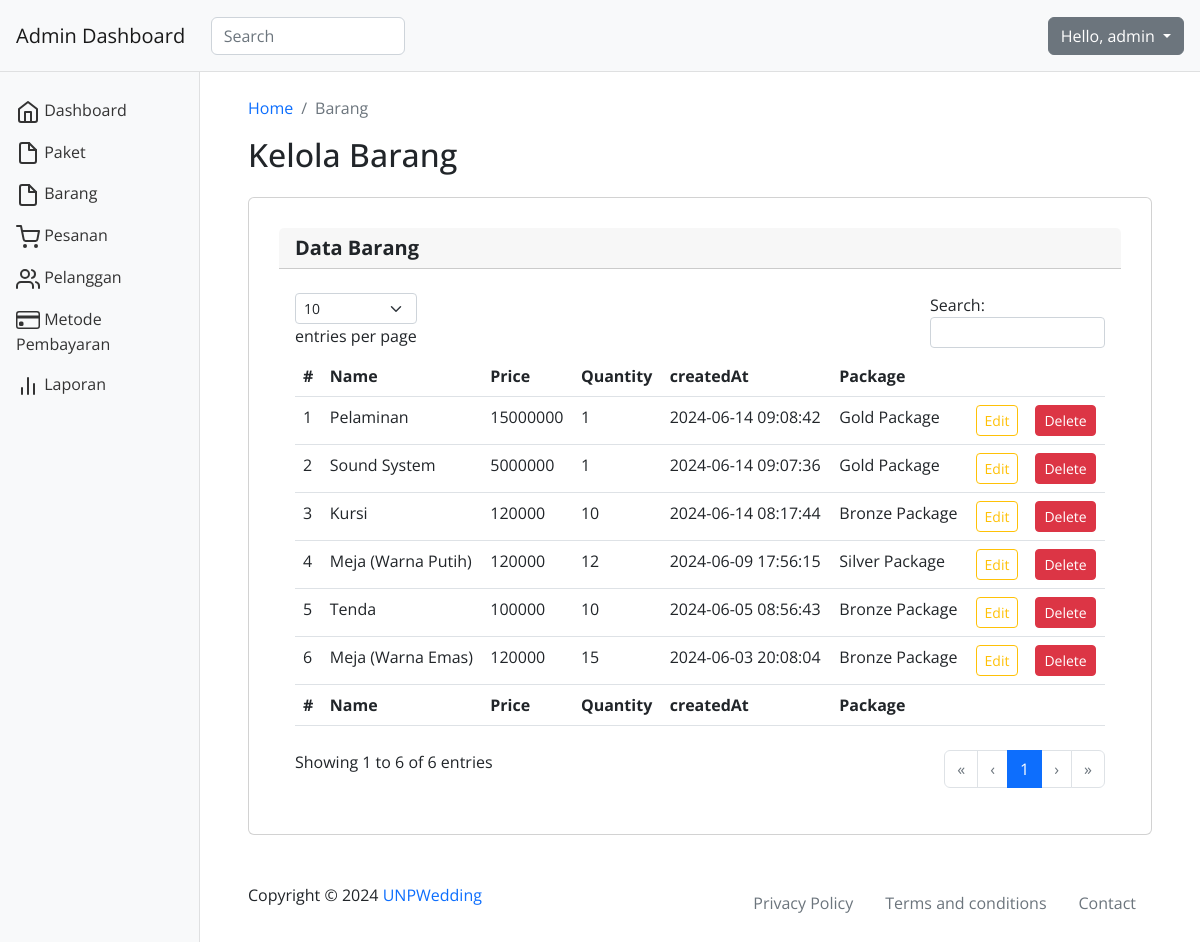
The app's page /dashboard/goods.php (signed in) with its own data.
### tables this page shows
CREATE TABLE IF NOT EXISTS `goods` (
  `g_id` int NOT NULL AUTO_INCREMENT,
  `g_name` varchar(255) NOT NULL,
  `g_price` int NOT NULL,
  `g_qty` int NOT NULL,
  `g_created_at` datetime NOT NULL,
  `g_p_id` int NOT NULL,
  PRIMARY KEY (`g_id`),
  KEY `p_id` (`g_p_id`)
);

CREATE TABLE IF NOT EXISTS `packages` (
  `p_id` int NOT NULL AUTO_INCREMENT,
  `p_name` varchar(255) NOT NULL,
  `p_description` text,
  `p_price` int NOT NULL,
  `p_image` varchar(255) DEFAULT NULL,
  `p_created_at` datetime NOT NULL,
  PRIMARY KEY (`p_id`)
);

### dashboard/function_goods.php (called while the page is built, shortened)
    <?php
    require_once("../config.php");
    function getDataGoods() {
        global $conn;
        $stmt = $conn->prepare("SELECT g.*, p.p_name AS p_name FROM goods g LEFT JOIN packages p ON g.g_p_id = p.p_id ORDER BY g_created_at DESC");
        $stmt->execute();
        $result = $stmt->get_result();
        $goods = [];
        while ($row = $result->fetch_assoc()) {
            $goods[] = $row;
        }
        return $goods;
    }
?>

### dashboard/goods.php (the view, shortened to what this page needs)
<?php
require_once("function_page.php");
$username = $_SESSION['username'];
?>
<!DOCTYPE html>
<html lang="en">
<head>
  <link rel="stylesheet" href="../vendor/bootstrap/css/bootstrap.min.css">
  <link rel="stylesheet" href="../assets/css/chartist.min.css">
  <link rel="stylesheet" href="../assets/css/style.css">
  <link rel="stylesheet" href="https://cdn.datatables.net/2.0.4/css/dataTables.dataTables.min.css">
</head>
<body>
  <nav class="navbar navbar-light bg-light p-3">
    <div class="d-flex col-12 col-md-3 col-lg-2 mb-2 mb-lg-0 flex-wrap flex-md-nowrap justify-content-between">
      <a class="navbar-brand" href="index.php">
      </a>
    </div>
    <div class="col-12 col-md-4 col-lg-2">
      <input class="form-control form-control-dark" type="text" placeholder="Search" aria-label="Search">
    </div>
    <div class="col-12 col-md-5 col-lg-8 d-flex align-items-center justify-content-md-end mt-3 mt-md-0">
      <div class="dropdown">
        <button class="btn btn-secondary dropdown-toggle" type="button" id="dropdownMenuButton" data-toggle="dropdown" aria-expanded="false">
          Hello, <?php echo $username; ?>
        </button>
      </div>
    </div>
  </nav>
  <div class="container-fluid">
    <div class="row">
      <main class="col-md-9 col-lg-10 offset-md-2 px-md-5 py-4">
        <nav aria-label="breadcrumb">
          <ol class="breadcrumb">
            <li class="breadcrumb-item"><a href="#">Home</a></li>
            <li class="breadcrumb-item active" aria-current="page">Barang</li>
          </ol>
        </nav>
        <h1 class="h2">Kelola Barang</h1>
        <div class="row">
          <div class="col-12 col-xl-12 mb-4 mb-lg-0">
            <div class="card">
              <h5 class="card-header">Data Barang</h5>
              <div class="card-body">
                <div class="table-responsive">
                  <table class="table" id="example" class="table table-striped" style="width:100%">
                    <thead>
                      <tr>
                        <th scope="col">#</th>
                        <th scope="col">Name</th>
                        <th scope="col">Price</th>
                        <th scope="col">Quantity</th>
                        <th scope="col">createdAt</th>
                        <th scope="col">Package</th>
                        <th scope="col"></th>
                        <th scope="col"></th>
                      </tr>
                    </thead>
                    <tbody>
                      <?php
                      require_once("function_goods.php");
                      $goods = getDataGoods();
                      $no = 1;
                      foreach ($goods as $g) {
                        echo "<tr>";
                        echo "<td>" . $no++ . "</td>";
                        echo "<td>" . htmlspecialchars($g['g_name']) . "</td>";
                        echo "<td>" . htmlspecialchars($g['g_price']) . "</td>";
                        echo "<td>" . htmlspecialchars($g['g_qty']) . "</td>";
                        echo "<td>" . htmlspecialchars($g['g_created_at']) . "</td>";
                        echo "<td>" . htmlspecialchars($g['p_name'] ?? '') . "</td>";
                        echo "<td><a href='edit_goods.php?id=" . urlencode($g['g_id']) . "' class='btn btn-sm btn-outline-warning'>Edit</a></td>";
                        echo "<td><a href='delete_goods.php?id=" . urlencode($g['g_id']) . "' class='btn btn-sm btn-danger'>Delete</a></td>";
                        echo "</tr>";
                      }
                      ?>
                    </tbody>
                    <tfoot>
                    <tr>
                        <th scope="col">#</th>
                        <th scope="col">Name</th>
                        <th scope="col">Price</th>
                        <th scope="col">Quantity</th>
                        <th scope="col">createdAt</th>
                        <th scope="col">Package</th>
                        <th scope="col"></th>
                        <th scope="col"></th>
                      </tr>
                    </tfoot>
                  </table>
                </div>
              </div>
            </div>
          </div>
        </div>
        <footer class="pt-5 d-flex justify-content-between">
          <span>Copyright © 2024 <a href="#">UNPWedding</a></span>
          <ul class="nav m-0">
            <li class="nav-item">
              <a class="nav-link text-secondary" aria-current="page" href="#">Privacy Policy</a>
            </li>
            <li class="nav-item">
              <a class="nav-link text-secondary" href="#">Terms and conditions</a>
            </li>
            <li class="nav-item">
              <a class="nav-link text-secondary" href="#">Contact</a>
            </li>
          </ul>
        </footer>
      </main>
    </div>
  </div>
</body>
</html>

### assets/css/style.css (style rules this page uses)
html, body, div, span, applet, object, iframe, h1, h2, h3, h4, h5, h6, p, blockquote, div pre, a, abbr, acronym, address, big, cite, code, del, dfn, em, font, img, ins, kbd, q, s, samp, small, strike, strong, sub, sup, tt, var, b, u, i, center, dl, dt, dd, ol, ul, li, figure, header, nav, section, article, aside, footer, figcaption { margin: 0; padding: 0; border: 0; outline: 0; }
ul, li { padding: 0; margin: 0; list-style: none; }
header, nav, section, article, aside, footer, hgroup { display: block; }
* { box-sizing: border-box; }
html, body { font-family: 'Open Sans', sans-serif; -ms-text-size-adjust: 100%; -webkit-font-smoothing: antialiased; -moz-osx-font-smoothing: grayscale; }
a { text-decoration: none !important; }
h1, h2, h3, h4, h5, h6 { margin-top: 0px; margin-bottom: 0px; font-weight: 700; }
ul { margin-bottom: 0px; }
html, body { font-family: 'Open Sans', sans-serif; }
.nav { justify-content: right; }
button, .accordion-button { color: #A77B78; }
button, .accordion-button:hover { color: #000; }
.page-order, .card { margin: 30px 0 0 0; padding: 50px; }
button[type=button] { width: 100%; }
.page-payment, .card { margin: 15px 0 0 0; padding: 30px; }
.main, .col-lg-10 { float: right; }
.navbar { box-shadow: inset 0 -1px 0 rgba(0, 0, 0, .1); }
@media (min-width: 767.98px) { .navbar { top: 0; position: sticky; z-index: 999; } }
body { overflow-x: hidden; }

### records on screen
goods: g_name "Pelaminan", g_price "15000000", g_qty "1", g_created_at "2024-06-14 09:08:42", packages.p_name "Gold Package"
goods: g_name "Sound System", g_price "5000000", g_qty "1", g_created_at "2024-06-14 09:07:36", packages.p_name "Gold Package"
goods: g_name "Kursi", g_price "120000", g_qty "10", g_created_at "2024-06-14 08:17:44", packages.p_name "Bronze Package"
goods: g_name "Meja (Warna Putih)", g_price "120000", g_qty "12", g_created_at "2024-06-09 17:56:15", packages.p_name "Silver Package"
goods: g_name "Tenda", g_price "100000", g_qty "10", g_created_at "2024-06-05 08:56:43", packages.p_name "Bronze Package"
goods: g_name "Meja (Warna Emas)", g_price "120000", g_qty "15", g_created_at "2024-06-03 20:08:04", packages.p_name "Bronze Package"

### other values on screen
$username "admin"
